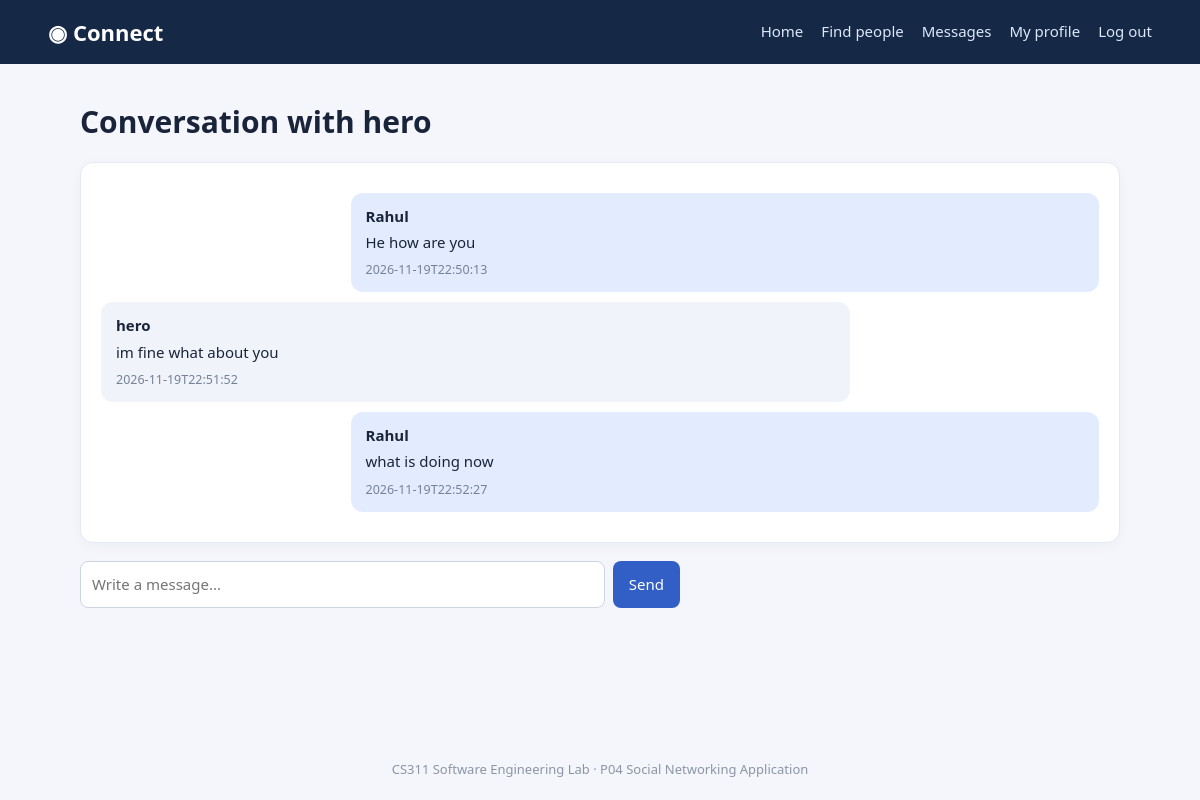
The page /messages/5 (signed in) on the database its author committed.
### tables this page shows
CREATE TABLE users(
          id INTEGER PRIMARY KEY AUTOINCREMENT,
          name TEXT NOT NULL, email TEXT NOT NULL UNIQUE,
          password_hash TEXT NOT NULL, dob TEXT DEFAULT '', address TEXT DEFAULT '',
          phone TEXT DEFAULT '', education TEXT DEFAULT '', photo_url TEXT DEFAULT '',
          professional_info TEXT DEFAULT '', hobbies TEXT DEFAULT '',
          created_at TEXT NOT NULL
        );

CREATE TABLE messages(
          id INTEGER PRIMARY KEY AUTOINCREMENT,
          sender_id INTEGER NOT NULL REFERENCES users(id) ON DELETE CASCADE,
          receiver_id INTEGER NOT NULL REFERENCES users(id) ON DELETE CASCADE,
          body TEXT NOT NULL CHECK(length(body) BETWEEN 1 AND 2000),
          sent_at TEXT NOT NULL
        );

### app.py (the view, shortened to what this page needs)
@app.route("/messages/<int:user_id>",methods=["GET","POST"])
@login_required
def conversation(user_id):
    with get_db() as c:
        if not are_friends(c,session["user_id"],user_id): abort(403)
        other=c.execute("SELECT id,name FROM users WHERE id=?",(user_id,)).fetchone()
        if not other: abort(404)
        msgs=c.execute("""SELECT m.*,u.name AS sender_name FROM messages m JOIN users u ON u.id=m.sender_id
          WHERE (sender_id=? AND receiver_id=?) OR (sender_id=? AND receiver_id=?)
          ORDER BY m.id""",(session["user_id"],user_id,user_id,session["user_id"])).fetchall()
    return render_template("conversation.html",other=other,messages=msgs)

### app.py (called while the page is built)
def get_db():
    c=sqlite3.connect(DB); c.row_factory=sqlite3.Row; c.execute("PRAGMA foreign_keys=ON"); return c

def login_required(f):
    @wraps(f)
    def wrapper(*a,**kw):
        if "user_id" not in session:
            flash("Please log in to continue.","error"); return redirect(url_for("login"))
        return f(*a,**kw)
    return wrapper

def are_friends(c,a,b):
    row=c.execute("""SELECT 1 FROM friendships WHERE status='accepted'
       AND ((requester_id=? AND receiver_id=?) OR (requester_id=? AND receiver_id=?))""",(a,b,b,a)).fetchone()
    return row is not None

### templates/conversation.html
{% extends "base.html" %}{% block content %}<h1>Conversation with {{other.name}}</h1><section class="panel chat">{% for m in messages %}<div class="bubble {{'mine' if m.sender_id==session.get('user_id') else ''}}"><b>{{m.sender_name}}</b><p>{{m.body}}</p><small>{{m.sent_at}}</small></div>{% else %}<p class="muted">No messages yet. Say hello!</p>{% endfor %}</section><form method="post" class="send"><input name="body" maxlength="2000" placeholder="Write a message..." required><button>Send</button></form>{% endblock %}

### static/style.css (style rules this page uses)
* { box-sizing:border-box }
body { margin:0;background:#f4f6fb;color:#19243a;font:15px/1.55 system-ui,Segoe UI,sans-serif }
h1 { font-size:30px;margin:0 0 8px }
.muted,small { color:#758198 }
.panel { background:#fff;border:1px solid #e5eaf2;border-radius:13px;padding:20px;margin:16px 0;box-shadow:0 3px 12px #1d35570a }
.button,button { display:inline-block;background:#315fc5;color:#fff;border:0;border-radius:8px;padding:10px 16px;text-decoration:none;font:inherit;cursor:pointer }
input,textarea { width:100%;padding:11px;border:1px solid #cbd5e3;border-radius:8px;font:inherit }
.search,.send { display:flex;gap:8px;max-width:600px;margin:18px 0 }
.chat { max-height:480px;overflow:auto }
.bubble { background:#f0f3f9;padding:12px 15px;border-radius:12px;margin:10px 0;max-width:75% }
.bubble p { margin:3px 0 }
.bubble.mine { margin-left:auto;background:#e3ecff }
.send input { flex:1 }

### rows shown on the page
users: name "hero"
messages: sender_name "Rahul", body "He how are you", sent_at "2026-11-19T22:50:13"
messages: sender_name "hero", body "im fine what about you", sent_at "2026-11-19T22:51:52"
messages: sender_name "Rahul", body "what is doing now", sent_at "2026-11-19T22:52:27"
